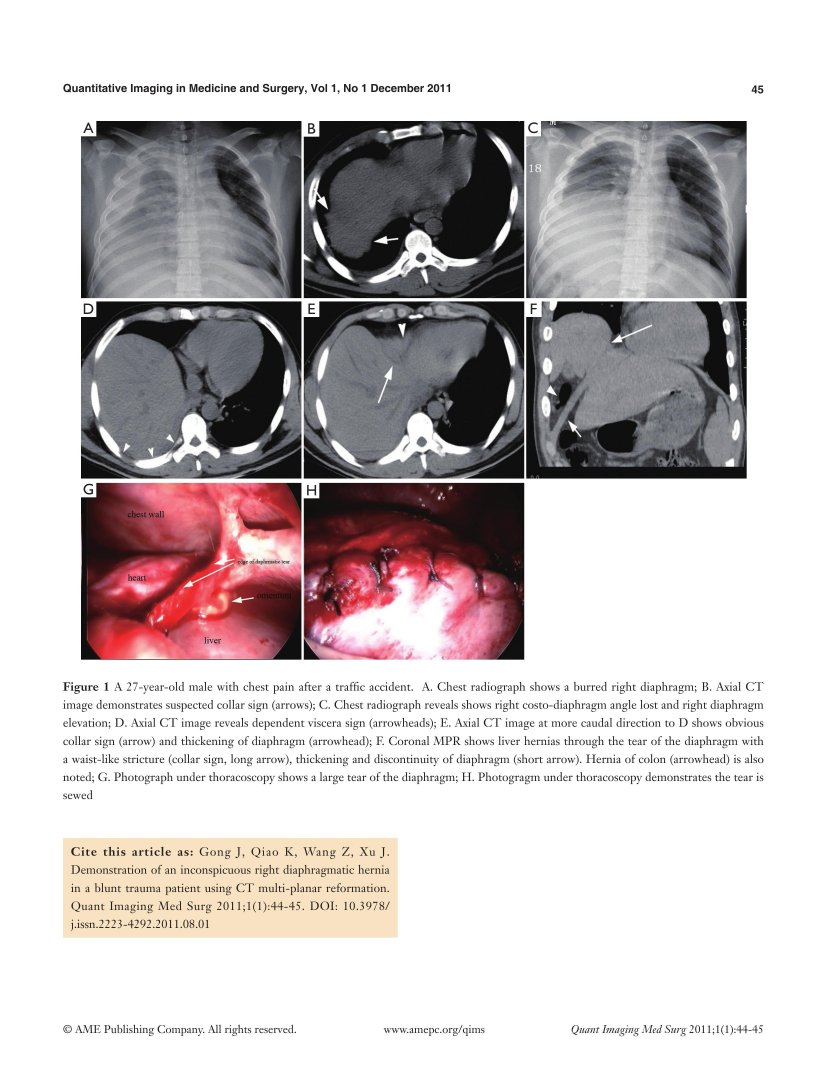
#> input picture jpgs/10.0000@qims.amegroups.com@17.pdf/10.0000@qims.amegroups.com@17.pdf0001-2.jpg, 2481 x 3249 px (shown at 1/3 size); its folder holds only this picture in this run
$ python extract_jpg_region.py
#> lines starting #> are read from the running program, lines starting #| are printed output that depends on the picture; after the words box and inside, x2 and y2 are one past the last pixel; in counts of white or black regions, pixels touching at a corner belong together
#> in extract_jpg_regions, img is the input picture: shape (3249, 2481, 3); mean B, G, R 195.8, 195.2, 202
import os
import cv2
import re
from glob import glob
import pytesseract
import numpy as np
from pathlib import Path
import itertools

KERNEL_INT = 48
WIDTH_DILATION = 112
IMG_KERNEL = (KERNEL_INT, KERNEL_INT)

class BoundingBox ():
    def __init__(self, x,y,w,h, label):
        self.x1= x
        self.y1= y
        self.x2= x+w
        self.y2= y+h
        self.w = w
        self.h = h
        self.label = label
        self.not_overlap = True

    def __str__ (self):
        return ( str(self.label) + ' : '+ '('+str(self.x1) +', '+str(self.y1)+')'+'\t' + '('+str(self.x2) +', '+str(self.y2)+')')


def show(im2):
    im2s = cv2.resize(im2, (800,1000))
    cv2.imshow('test',im2s)
    cv2.waitKey(0)
    cv2.destroyAllWindows()


def check_overlap (b1, b2):
    return (b1.x1 < b2.x2 and b1.x2 > b2.x1 and b1.y1 < b2.y2 and b1.y2 > b2.y1)

#boxes: [ [x,y,w,h]...]
def merge_bounding_boxes(boxes):
    #process so that box list always starts from top left to bottom right
    boxes = sorted(boxes, key=lambda x:(x.y1, x.x1))
    for i in boxes:
        print(i.label)
    for i in range(len(boxes)):
        j = i+1
        while j < len(boxes):
            if (check_overlap(boxes[i],boxes[j])):
#                print(boxes[i].label, boxes[j].label, sep='\t')
                boxes[i].x1 = min(boxes[i].x1, boxes[j].x1)
                boxes[i].y1 = min(boxes[i].y1, boxes[j].y1)
                boxes[i].x2 = max(boxes[i].x2, boxes[j].x2)
                boxes[i].y2 = max(boxes[i].y2, boxes[j].y2)
                del boxes[j]
                j=i+1
                continue
            j+= 1

    return boxes

#source: https://www.geeksforgeeks.org/text-detection-and-extraction-using-opencv-and-ocr/
def get_bounding_boxes (img, img_kernel = IMG_KERNEL, width_dilation = WIDTH_DILATION) :
#> called with img_kernel = (48, 48), width_dilation = 112
    gray = cv2.cvtColor(img, cv2.COLOR_BGR2GRAY) #mat, can show
    #increase contrast


    # Performing OTSU threshold
    ret, thresh1 = cv2.threshold(gray, 0, 255, cv2.THRESH_OTSU | cv2.THRESH_BINARY_INV)
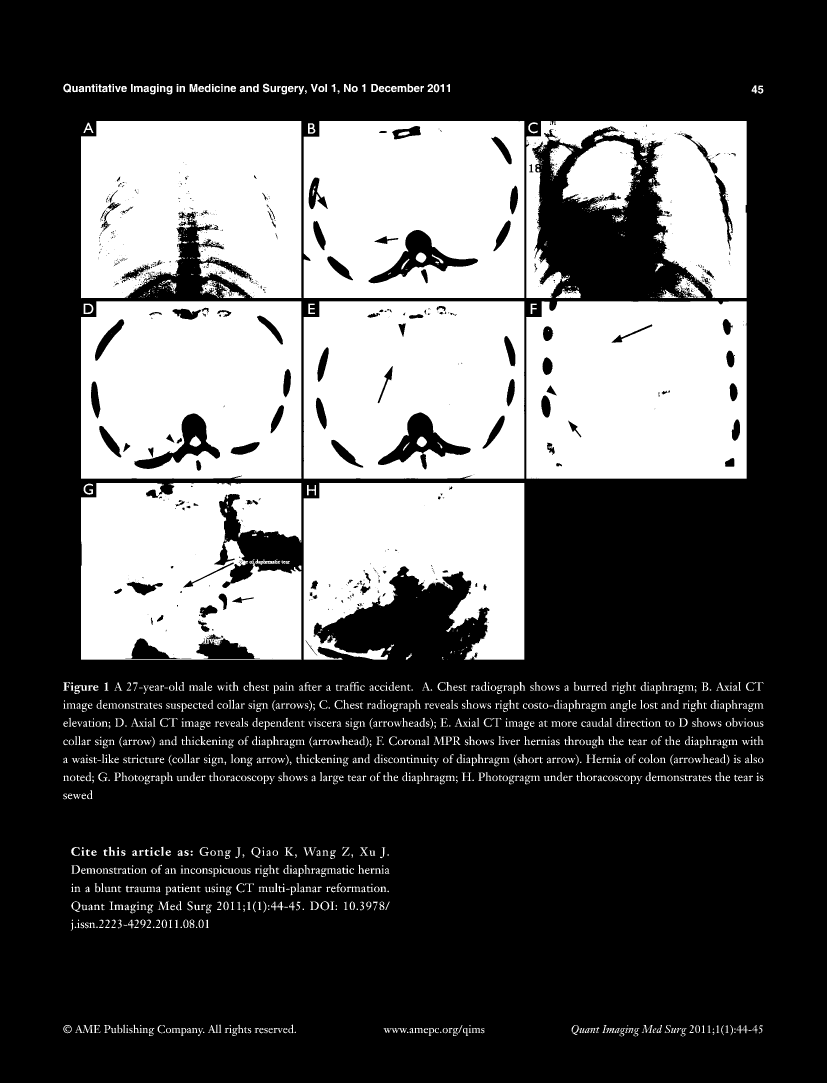
#> thresh1: shape (3249, 2481) (shown at 1/3 size); 31% white; 1766 white regions (655 under 20 px), largest, box (x1, y1, x2, y2) and area: (1578, 904, 2240, 1436) 338010, (911, 904, 1573, 1436) 320088, (243, 904, 905, 1436) 318690
#> ret = 165
    # Specify structure shape and kernel size.
    rect_kernel = cv2.getStructuringElement(cv2.MORPH_RECT, img_kernel)
    # Appplying dilation on the threshold image
    dilation = cv2.dilate(thresh1, rect_kernel, iterations = 1) #mat, can show
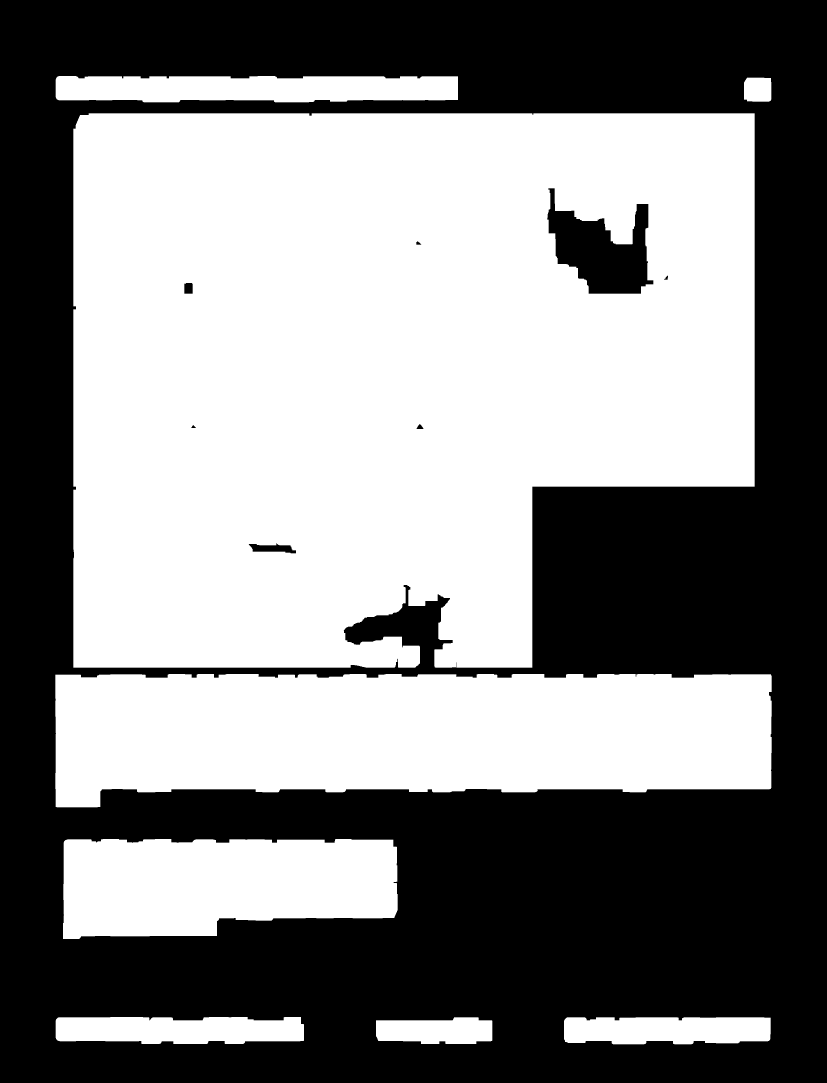
#> dilation: shape (3249, 2481) (shown at 1/3 size); 51.7% white; 8 black regions
    # Finding contours
    contours, hierarchy = cv2.findContours(dilation, cv2.RETR_EXTERNAL,
                                                     cv2.CHAIN_APPROX_NONE)
#> contours = 8 contours; box (x1, y1, x2, y2) and area: (220, 340, 2264, 2003) 3000718, (166, 2022, 2315, 2422) 744614, (189, 2517, 1193, 2817) 258898, (167, 228, 1374, 307) 85420, (167, 3051, 912, 3132) 52640, (1692, 3052, 2312, 3133) 45410, (1128, 3052, 1477, 3132) 23283, (2232, 233, 2314, 305) 5572
    # Looping through the identified contours
    boxes = []
    for cnt in contours:
        x, y, w, h = cv2.boundingRect(cnt)
        boxes.append( BoundingBox(x,y,w,h,len(boxes)) )
#> this loop made 8 passes
#> (x, y, w, h) on passes 1 to 8: (1692, 3052, 620, 81), (1128, 3052, 349, 80), (167, 3051, 745, 81), (189, 2517, 1004, 300), (166, 2022, 2149, 400), (220, 340, 2044, 1663), (2232, 233, 82, 72), (167, 228, 1207, 79)
#> after the loop, boxes = 8 items

    #merge bounding boxes
    boxes = merge_bounding_boxes(boxes)
#> the loop in merge_bounding_boxes, `for i in boxes:` made 8 passes
#| 7
#| 6
#| 5
#| 4
#| 3
#| 2
#| 1
#| 0
#> the loop in merge_bounding_boxes, `for i in range(len(boxes)):` made 8 passes
    boxes = sorted(boxes, key = lambda x:(  int(x.w/width_dilation), x.x1, x.y1))
    img2 = img.copy()
    for i in boxes:
        cv2.rectangle(img2, (i.x1, i.y1), (i.x2, i.y2), (0, 255, 0), 2)
        cv2.putText(img2, str(i.label), (i.x1,i.y1+10), cv2.FONT_HERSHEY_SIMPLEX, 5, (0, 0,0),2)
#> this loop made 8 passes
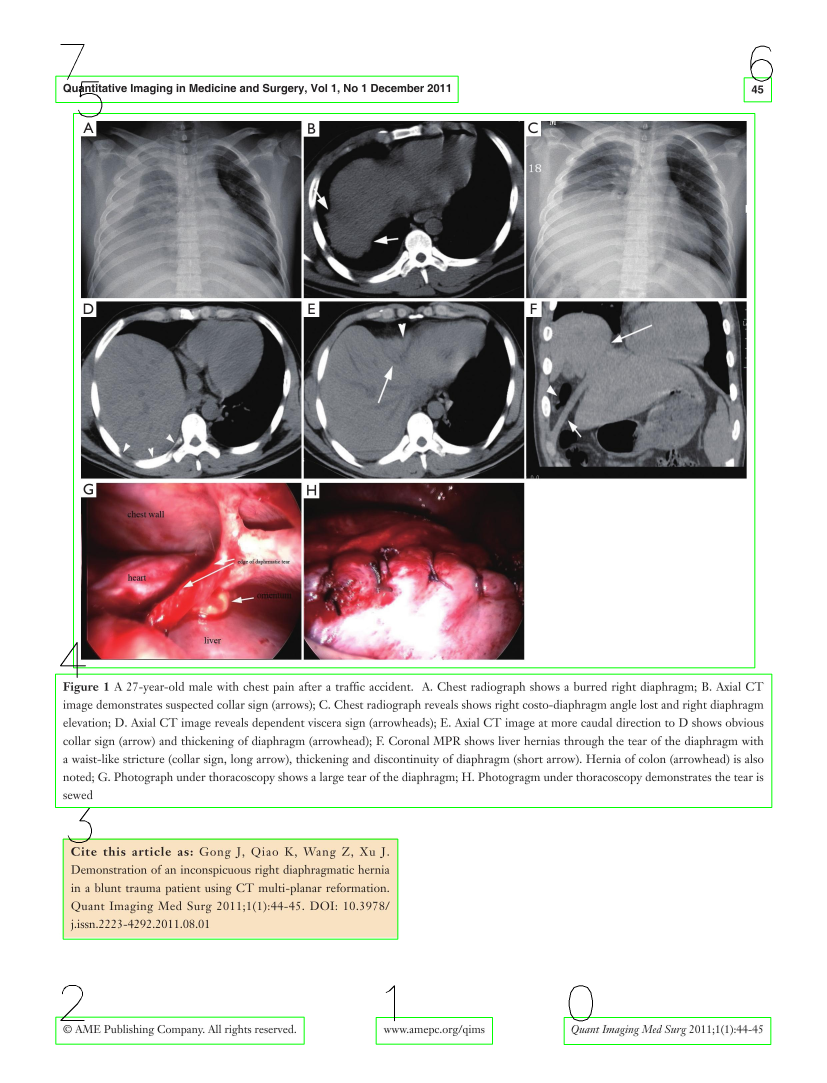
#> img2: shape (3249, 2481, 3) (shown at 1/3 size); mean B, G, R 193.6, 195.1, 199.7
    show(img2)
#> in show, `im2s = cv2.resize(im2, (800,1000))`:
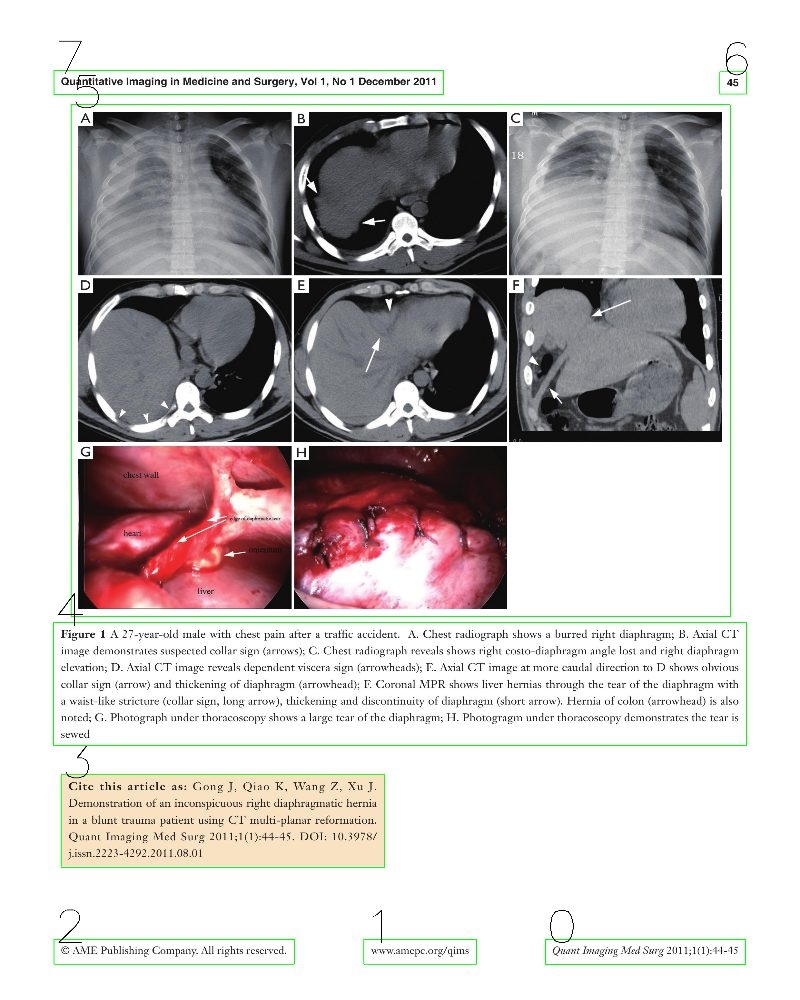
#> im2s: shape (1000, 800, 3); mean B, G, R 193.4, 195, 199.6


    for i in boxes:
        cv2.rectangle(img, (i.x1, i.y1), (i.x2, i.y2), (0, 255, 0), 2)
        cv2.putText(img, str(i.label), (i.x1,i.y1+10), cv2.FONT_HERSHEY_SIMPLEX, 5, (0, 0,0),2)
    show(img)


    #sort contours:
    #first sort by column width, then by x, then y
    #the idea is to mimic human eye pattern to look from top left to bottom left then top right to bottom right


    return boxes


def extract_jpg_regions (jpg_path, output_dir, img_kernel = IMG_KERNEL, width_dilation = WIDTH_DILATION):
        img = cv2.imread(jpg_path)
        boxes = get_bounding_boxes(img, img_kernel, width_dilation)
#> boxes = 8 items
        index = 0

        for i in boxes:
            output_path = output_dir +str(index)+'.jpg'
            #get cropped region of image
            cropped = img[i.y1:i.y2, i.x1:i.x2]
            cv2.resize (cropped,(400, 400))
            #cv2.imwrite(output_path, cropped)
            index += 1
#> this loop made 8 passes
#> pass 1, in extract_jpg_regions, `cropped = img[i.y1:i.y2, i.x1:i.x2]`:
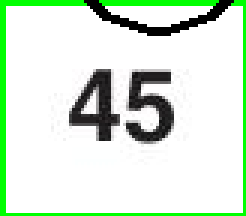
#> cropped: shape (72, 82, 3) (shown 3 times larger); mean B, G, R 213.3, 231.9, 213.4
#> pass 3, in extract_jpg_regions, `cropped = img[i.y1:i.y2, i.x1:i.x2]`:
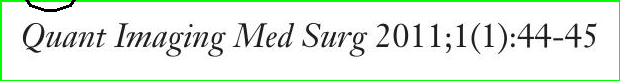
#> cropped: shape (81, 620, 3); mean B, G, R 229, 239.6, 229
#> after the loop:
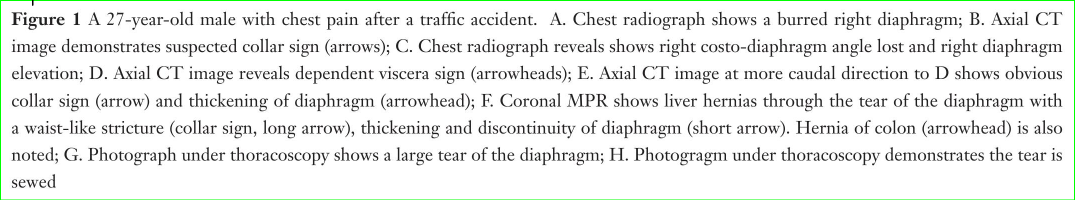
#> cropped: shape (400, 2149, 3) (shown at 1/2 size); mean B, G, R 234, 236.2, 234
#> after the loop, index = 8


def extract_from_folder_flat (input_dir, output_dir, img_kernel = IMG_KERNEL, width_dilation = WIDTH_DILATION):
    jpg_paths = sorted(glob(os.path.join(input_dir,"*.jpg")))
    for jpg_path in jpg_paths:
        print ('extracting', os.path.basename(jpg_path), end = '\t')
        #create output folder
        output_folder = output_dir
        extract_jpg_regions (jpg_path, output_folder, img_kernel, width_dilation)


def extract_from_folder (input_dir, output_dir, img_kernel = IMG_KERNEL, width_dilation = WIDTH_DILATION):
    jpg_paths = sorted(glob(os.path.join(input_dir,"*.jpg")))
    for jpg_path in jpg_paths:
        print ('extracting', os.path.basename(jpg_path), end = '\t')
        #create output folder
        #get jpg_file_name, all region output will be nested under namesake folder
        jpg_file_name = os.path.basename(jpg_path).rstrip('.jpg')
        if not jpg_file_name:
            print('jpg file name not following convention')
            print('faulty file name:', jpg_file_name)
            raise
        #create folder if it does not exist
        output_folder = output_dir+jpg_file_name+'/'
        if (os.path.exists(output_folder)):
            print('folder exists, skipping')
            continue
        else:
            Path(output_folder).mkdir(exist_ok=True) #raise error if jpg already visited
            print('to', output_folder)
            #extract image to output folder
            extract_jpg_regions (jpg_path, output_folder, img_kernel, width_dilation)


def main():
    folders = sorted(glob(os.path.join('/home/toto/Desktop/ocr/jpgs', '*')))
    for folder in folders:
        extract_from_folder_flat(folder, '/home/toto/Desktop/ocr/jpg_regions')
#> pass 2 of the loop in main, `for folder in folders:`:
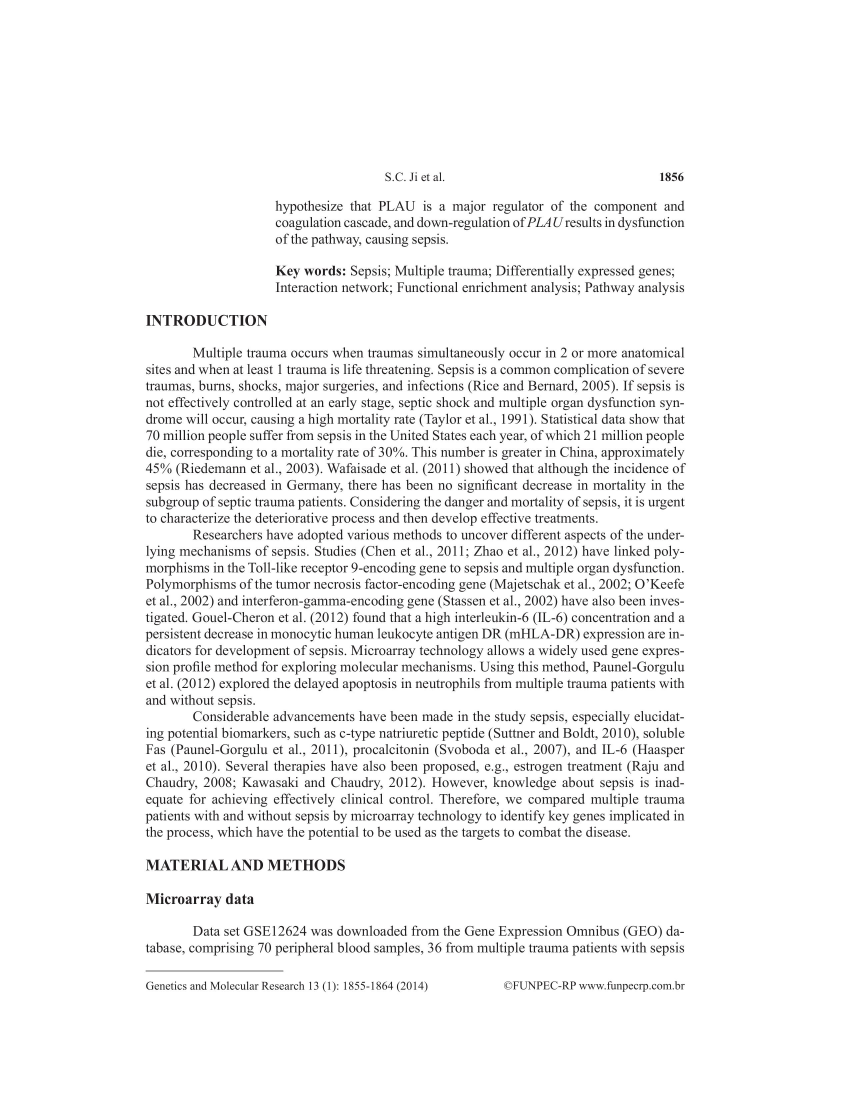
#> input picture jpgs/10.0000@www.funpecrp.com.br@gmr@year2014@vol13-1@pdf@gmr2844.pdf.pdf/10.0000@www.funpecrp.com.br@gmr@year2014@vol13-1@pdf@gmr2844.pdf.pdf0001-02.jpg, 2550 x 3301 px (shown at 1/3 size)
#> in extract_jpg_regions, img is the input picture: shape (3301, 2550, 3); mean B, G, R 243.7, 243.7, 243.8
#> gray: shape (3301, 2550)
#> in get_bounding_boxes (call 2), `ret, thresh1 = cv2.threshold(gray, 0, 255, cv2.THRESH_OTSU | cv2.THRES..`:
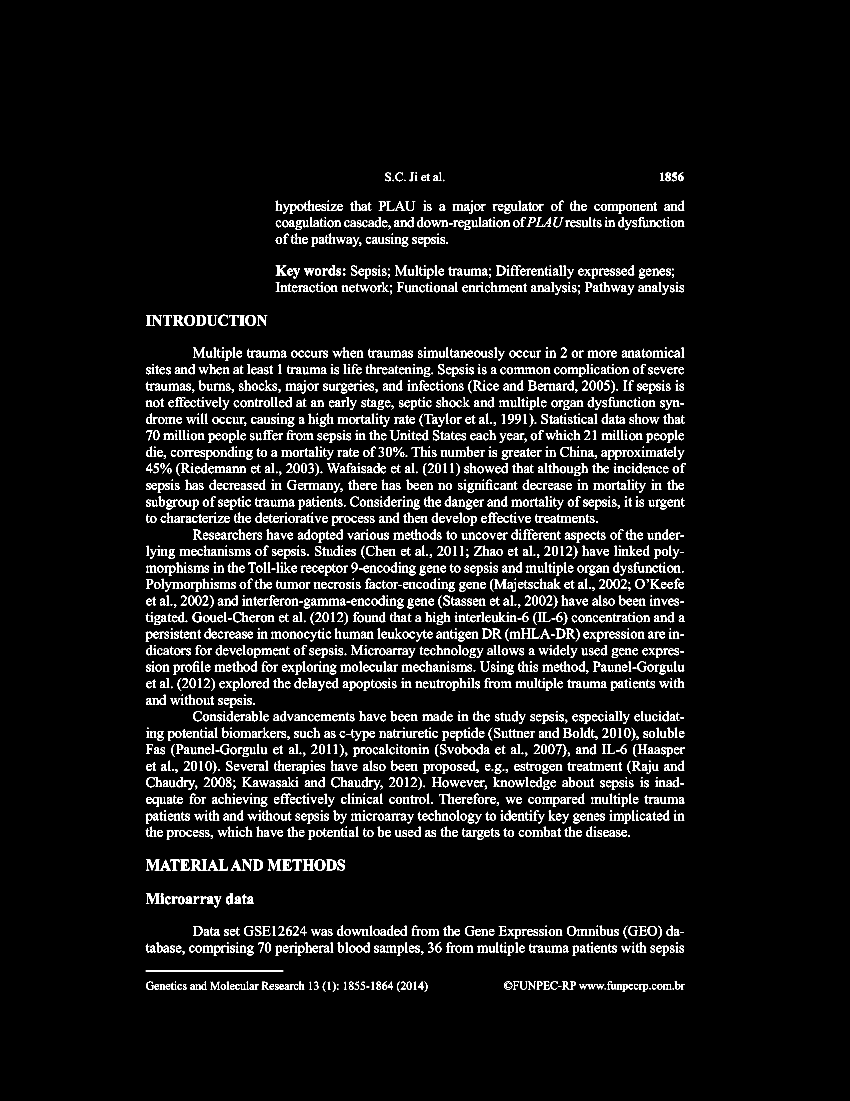
#> thresh1: shape (3301, 2550) (shown at 1/3 size); 5.1% white; 2979 white regions (239 under 20 px), largest, box (x1, y1, x2, y2) and area: (437, 2912, 850, 2914) 826, (572, 2579, 621, 2611) 787, (803, 2579, 844, 2611) 580
#> ret = 154
#> rect_kernel: shape (48, 48); every value is 1
#> dilation: shape (3301, 2550); 38.7% white; 10 white regions
#> contours = 10 contours; largest, box (x1, y1, x2, y2) and area: (414, 1019, 2082, 2543) 2446699, (414, 2754, 2076, 3000) 281929, (803, 579, 2077, 764) 185312, (804, 773, 2076, 909) 155704, (415, 2555, 1059, 2636) 50306
#> the loop in get_bounding_boxes (call 2), `for cnt in contours:` made 10 passes
#> (x, y, w, h) on passes 1 to 8: (1489, 2920, 589, 80), (414, 2754, 1662, 246), (415, 2656, 371, 90), (415, 2555, 644, 81), (414, 1019, 1668, 1524), (415, 921, 411, 81), (804, 773, 1272, 136), (803, 579, 1274, 185)
#> after the loop in get_bounding_boxes (call 2), `for cnt in contours:`: boxes = 10 items
#> the loop in merge_bounding_boxes (call 2), `for i in boxes:` made 10 passes
#| 9
#| 8
#| 7
#| 6
#| 5
#> (further printed lines are left out)
#> the loop in merge_bounding_boxes (call 2), `for i in range(len(boxes)):` made 10 passes
#> in get_bounding_boxes (call 2), `boxes = merge_bounding_boxes(boxes)`: boxes = 9 items
#> the loop in get_bounding_boxes (call 2), `for i in boxes:` made 9 passes
#> the loop in extract_jpg_regions (call 2), `for i in boxes:` made 9 passes
#> after the loop in extract_jpg_regions (call 2), `for i in boxes:`:
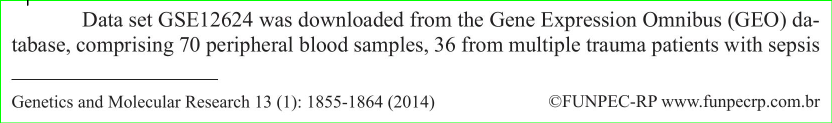
#> cropped: shape (246, 1664, 3) (shown at 1/2 size); mean B, G, R 233.9, 237.4, 233.9
#> after the loop in extract_jpg_regions (call 2), `for i in boxes:`: index = 9
#    print(folders)
if __name__ == '__main__':
    main()
